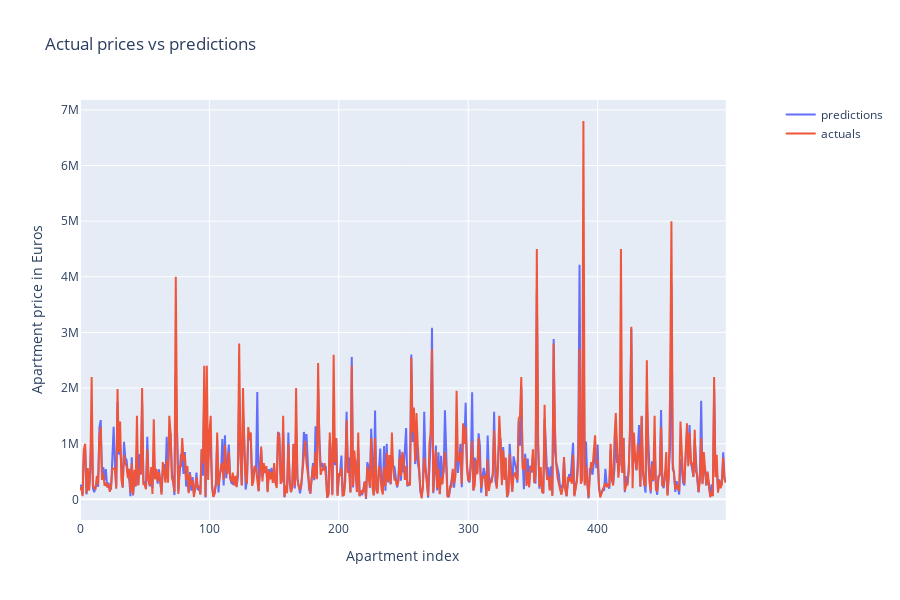

Source (notebook cell):
### Markdown cell above
Mean absolut error is improved compared to the linear model

### Code cell
# Plot predictions for the first 500 listings of the test set
plot_predictions(y_pred,y_test)

### Figure 1 — Plotly figure (JSON) as saved in the notebook; plotly's stock layout.template omitted (floating-point values rounded to 4 significant figures; data arrays with more than 128 entries replaced by an {"elided": "..."} marker saying what was removed)
{"data": [{"name": "predictions", "type": "scatter", "x": {"elided": "500 int values"}, "y": {"elided": "500 float values"}}, {"name": "actuals", "type": "scatter", "x": {"elided": "500 int values"}, "y": {"elided": "500 float values"}}], "layout": {"autosize": false, "height": 600, "title": {"text": "Actual prices vs predictions"}, "width": 900, "xaxis": {"anchor": "y", "domain": [0, 0.94], "title": {"text": "Apartment index"}}, "yaxis": {"anchor": "x", "domain": [0, 1], "title": {"text": "Apartment price in Euros"}}, "yaxis2": {"anchor": "x", "overlaying": "y", "side": "right"}}}
